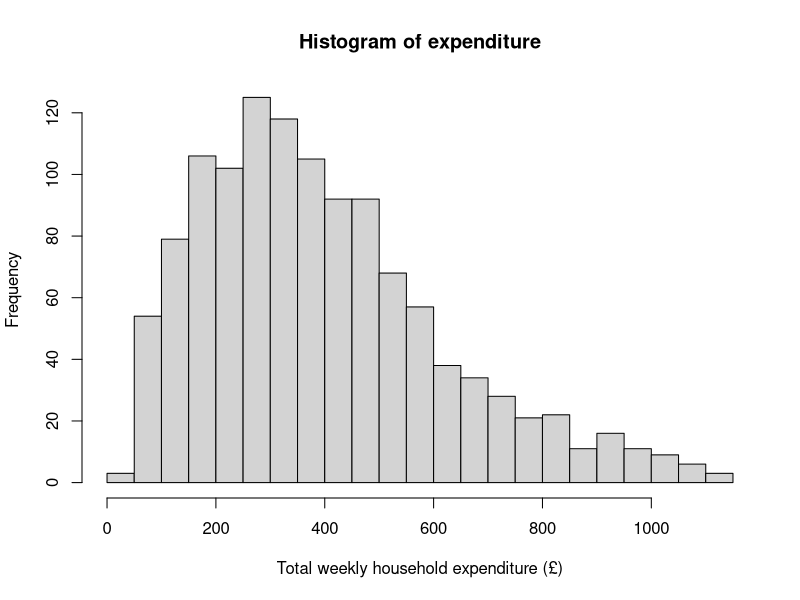
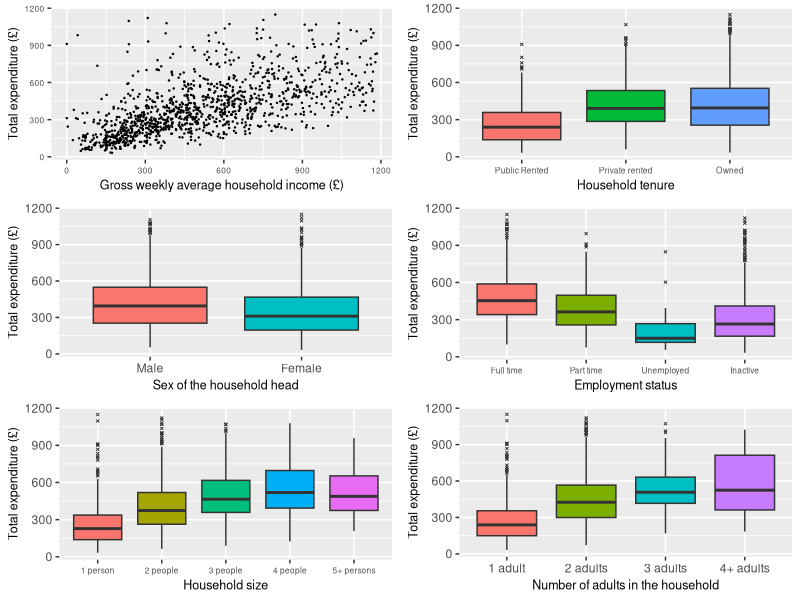
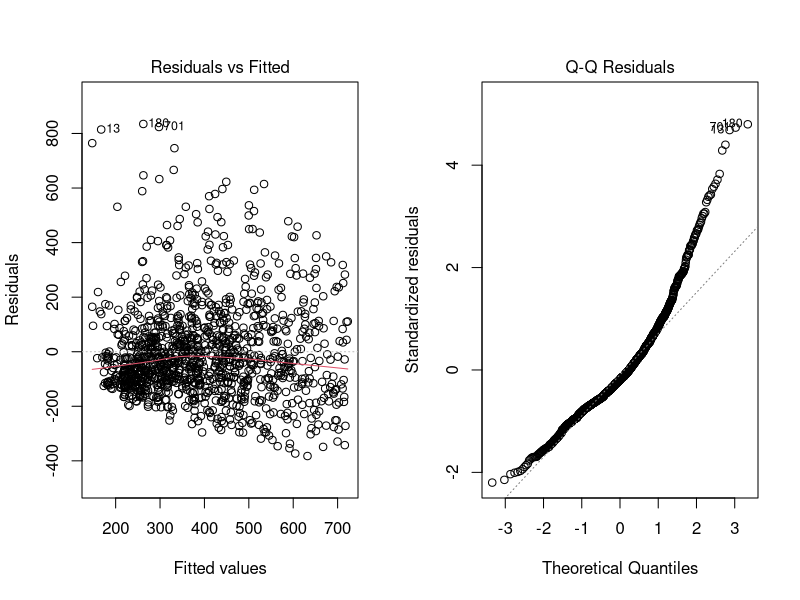
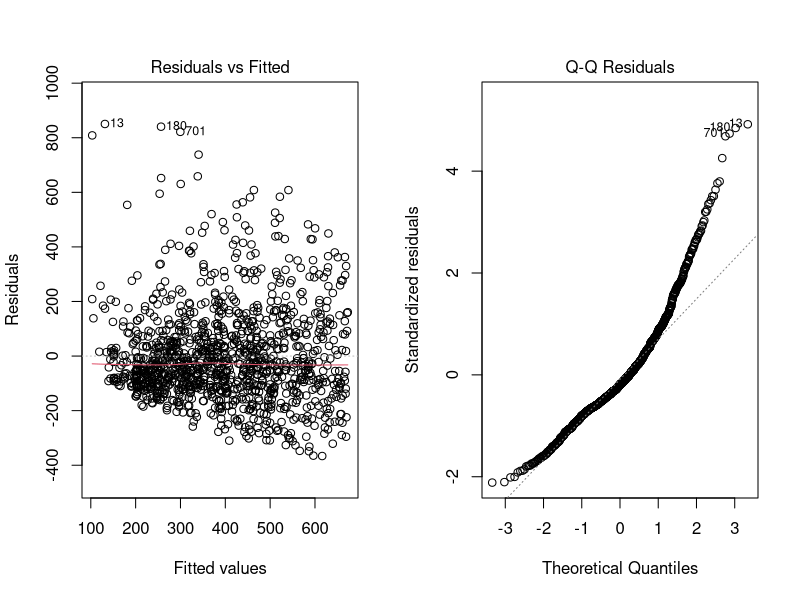
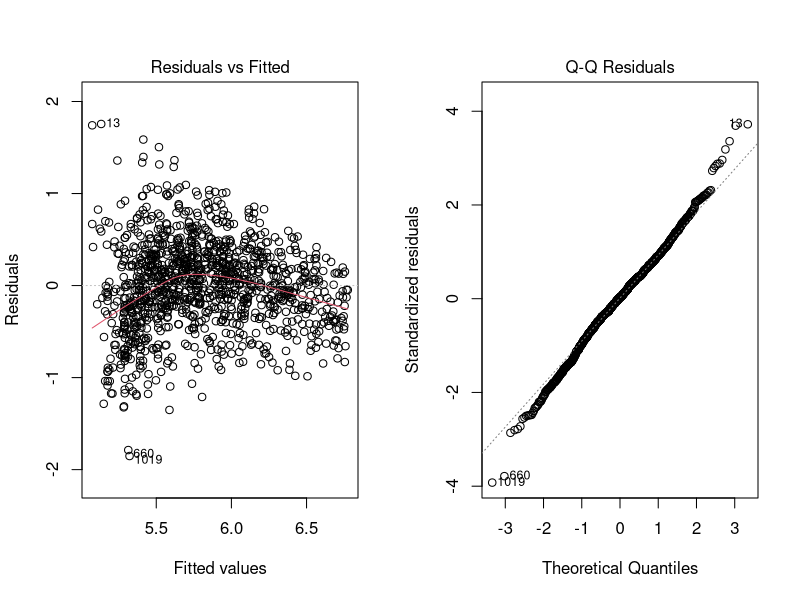
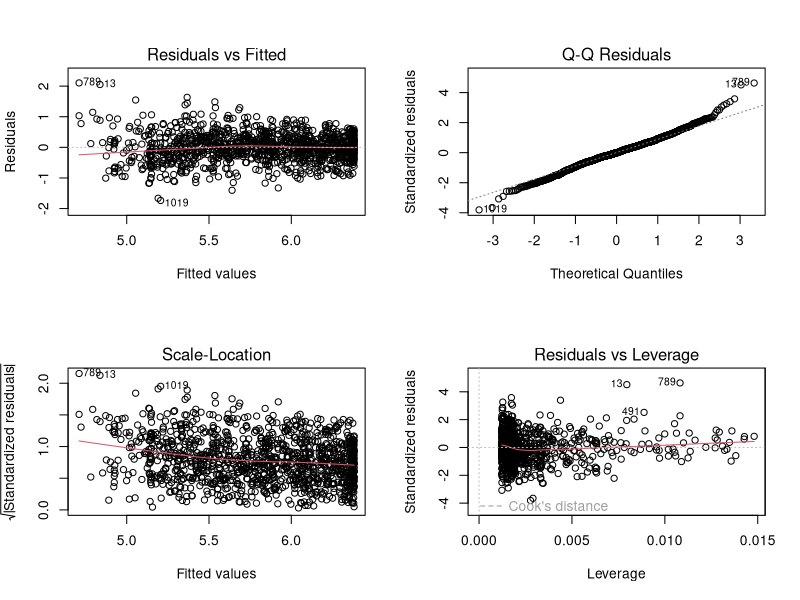
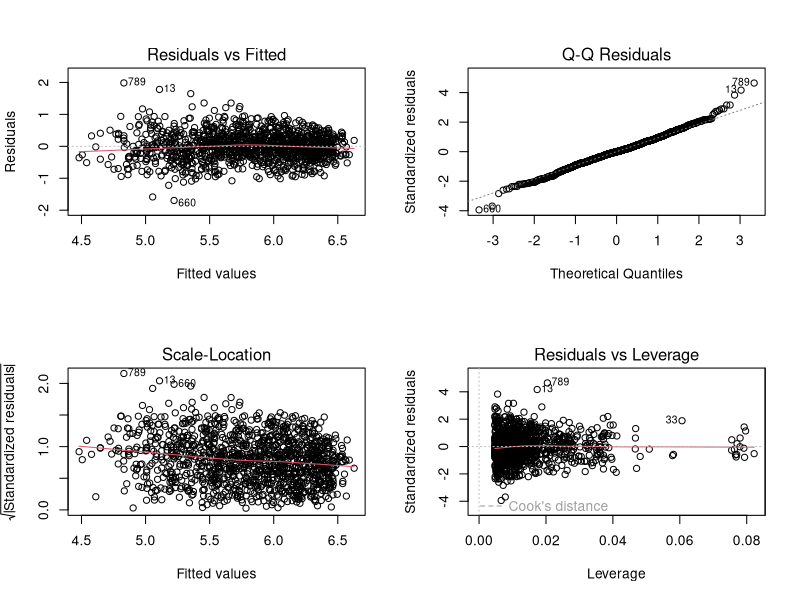
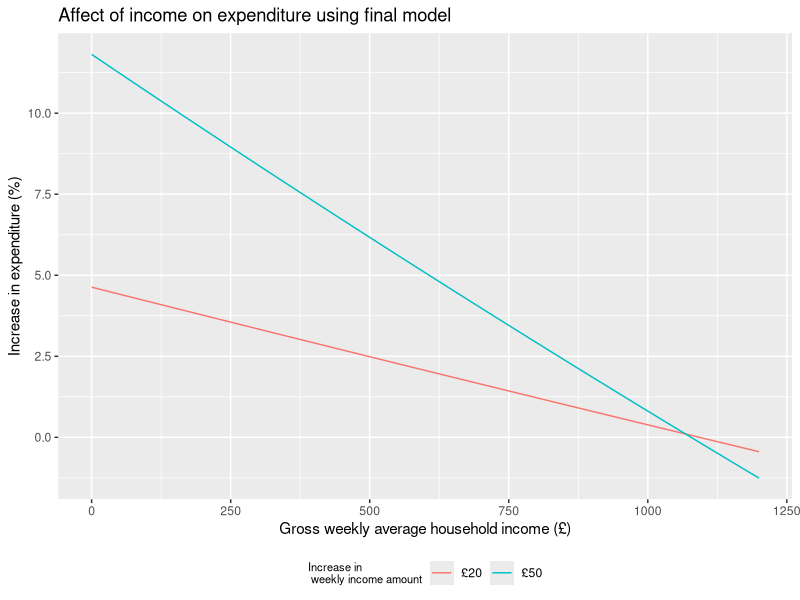

Recreate these plots in R, in order.
## ---- chunk 1
#Initial environment setup
setwd("~/Desktop/GLM/Coursework/GLM-CW")
expend.df <- read.table("expenditure.txt")
library(tidyverse)
library(kableExtra)
library(gridExtra)
library(broom)
library(MASS)
## ---- chunk 2
#Data cleaning

#coding variables as factors
expend.df$house.ten <- factor(expend.df$house.ten,levels=c(1:3),labels=c("Public Rented","Private rented","Owned"))
expend.df$sex.hh <- factor(expend.df$sex.hh,levels=c(1,2),labels=c("Male","Female"))
expend.df$lab.force <- factor(expend.df$lab.force,levels=c(1:4),labels=c("Full time", "Part time","Unemployed","Inactive"))
expend.df$hh.size <- factor(expend.df$hh.size,levels=c(1:5),labels = c("1 person","2 people","3 people","4 people","5+ persons"))
expend.df$hh.adults <- factor(expend.df$hh.adults,levels = c(1:4), labels = c("1 adult","2 adults","3 adults","4+ adults"))

## ---- chunk 3
#Histogram to examine the expenditure
hist(expend.df$expenditure,breaks = 20,
     xlab = "Total weekly household expenditure (£)",
     main = "Histogram of expenditure")
## ---- chunk 4
#calculating mean of expenditure
mean.expend <- mean(expend.df$expenditure)
mean.expend

#finding number of households spending less than the mean
sum(expend.df$expenditure<mean.expend)

#percent of households earning less than the mean
round(sum(expend.df$expenditure<mean.expend)/dim(expend.df)[1],3)
## ---- chunk 5
#Creating the 
#scatter plot to look at relationship between income and expenditure
p1<-ggplot(data=expend.df,aes(x=income,y=expenditure))+
  geom_point(size=0.2)+
  xlab("Gross weekly average household income (£)")+
  ylab("Total expenditure (£)")+
  theme(axis.text=element_text(size=6),
        axis.title=element_text(size=9))

#boxplots
p2<-ggplot(data=expend.df,aes(y=expenditure,x=house.ten,fill=house.ten))+
  geom_boxplot(outlier.size = 0.5,outlier.shape = 4)+
  xlab("Household tenure")+
  ylab("Total expenditure (£)")+
  guides(fill= "none")+
  theme(axis.text.x = element_text(size = 6),
        axis.title=element_text(size=9))

#scale_fill_discrete(name="Household\ntenure")

p3<-ggplot(data=expend.df,aes(y=expenditure,x=sex.hh,fill=sex.hh))+
  geom_boxplot(outlier.size = 0.5,outlier.shape = 4)+
  xlab("Sex of the household head")+
  ylab("Total expenditure (£)")+
  guides(fill= "none")+
  theme(axis.title = element_text(size = 9))
  
p4<-ggplot(data=expend.df,aes(y=expenditure,x=lab.force,fill=lab.force))+
  geom_boxplot(outlier.size = 0.5,outlier.shape = 4)+
  xlab("Employment status")+
  ylab("Total expenditure (£)")+
  guides(fill= "none")+
  theme(axis.text.x = element_text(size = 6),
        axis.title=element_text(size=9))

p5<-ggplot(data=expend.df,aes(y=expenditure,x=hh.size,fill=hh.size))+
  geom_boxplot(outlier.size = 0.5,outlier.shape = 4)+
  xlab("Household size")+
  ylab("Total expenditure (£)")+
  guides(fill= "none")+
  theme(axis.text.x = element_text(size = 6),
        axis.title=element_text(size=9))

p6<-ggplot(data=expend.df,aes(y=expenditure,x=hh.adults,fill=hh.adults))+
  geom_boxplot(outlier.size = 0.5,outlier.shape = 4)+
  xlab("Number of adults in the household")+
  ylab("Total expenditure (£)")+
  guides(fill= "none")+
  theme(axis.title = element_text(size = 9))

grid.arrange(p1,p2,p3,p4,p5,p6,ncol=2,nrow=3)
## ---- chunk 6
#Question 2
#Fitting linear model
lm.income<-lm(expenditure~income,data = expend.df)
#creating table to display results
knitr::kable(as.data.frame(tidy(lm.income)[,1:3]),digits=3,caption = "Estimated coefficients and SE for part 2 model")%>%
  row_spec(0,bold=T)%>%
  kable_styling(position = "center",latex_options = "HOLD_position")
## ---- chunk 7
#Creating diagnostic plots
par(mfrow=c(1,2))
plot(lm.income,1)
plot(lm.income,2)
## ---- chunk 8
#Question 3
#Fitting model
lm.income.sqd <- lm(expenditure~income+I(income^2),data = expend.df)

#Producing table of results
knitr::kable(as.data.frame(tidy(lm.income.sqd)[,1:3]),digits=5,caption = "Estimated coefficients and SE for part 3 model")%>%
  row_spec(0,bold=T)%>%
  kable_styling(position = "center",latex_options = "HOLD_position")
## ---- chunk 9
#Creating diagnostic plots
par(mfrow=c(1,2))
plot(lm.income.sqd,1)
plot(lm.income.sqd,2)
## ---- chunk 10
#Question 4
#Fitting model
lm.log.income<-lm(log(expenditure)~income,data = expend.df)

#Producing table of results
knitr::kable(as.data.frame(tidy(lm.log.income)[,1:3]),digits=5,caption = "Estimated coefficients and SE for part 4 model")%>%
  row_spec(0,bold=T)%>%
  kable_styling(position = "center",latex_options = "HOLD_position")
## ---- chunk 11
#Creating diagnostic plots
par(mfrow=c(1,2))
plot(lm.log.income,1)
plot(lm.log.income,2)
## ---- chunk 12
#Question 4
#Fitting model
lm.log.income.sqd <- lm(log(expenditure)~income+I(income^2),data = expend.df)

#Producing table of results
knitr::kable(as.data.frame(tidy(lm.log.income.sqd)[,1:3]),digits=7,caption = "Estimated coefficients and SE for part 5 model")%>%
  row_spec(0,bold=T)%>%
  kable_styling(position = "center",latex_options = "HOLD_position")
## ---- chunk 13
#Creating diagnostic plots
par(mfrow=c(2,2))
plot(lm.log.income.sqd)
## ---- chunk 14
#Creating dataframe to store measures to compare models by
Model.comparison.data <- data.frame("Model"=c("Part 2","Part 3","Part 4", "Part 5"),
           "AIC"=c(AIC(lm.income),AIC(lm.income.sqd),AIC(lm.log.income),AIC(lm.log.income.sqd)),
           "Adj R squared"=c(glance(lm.income)$adj.r.squared,
                             glance(lm.income.sqd)$adj.r.squared,
                             glance(lm.log.income)$adj.r.squared,
                             glance(lm.log.income.sqd)$adj.r.squared))

knitr::kable(Model.comparison.data,digits=3,caption = "Comparing the AIC and adjusted R squared of models from part 2-5")%>%
  row_spec(0,bold=T)%>%
  kable_styling(position = "center",latex_options = "HOLD_position")
## ---- chunk 15
#finding mean income
mean(expend.df$income)

#calculating percent increase
model.p5.increase <- function(initial,increase){
  #values of regression coefficients
  beta_1 <- 3.117180e-03	
  beta_2 <- -1.453272e-06	

 #Formula to calculate percent increase
 perc.inc <- (exp(beta_1*(initial+increase)+beta_2*(initial+increase)^2)/exp(beta_1*initial+beta_2*initial^2)-1)*100 
 
 return(perc.inc)
}

model.p5.increase(512,20)

#finding when increase in expenditure becomes negative
model.p5.increase(1050,20)
model.p5.increase(1060,20)
model.p5.increase(1070,20)
## ---- chunk 16
#Checking variance inflation factors (generalized as variables include factors)
car::vif(lm(log(expenditure)~income+I(income^2)+hh.size+hh.adults+sex.hh+lab.force+house.ten,data=expend.df))
## ---- chunk 17
#Creating tables for chi-squared test
prop.table(table(expend.df$hh.size,expend.df$hh.adults),2)
## ---- chunk 18
#Producing models to check relationship of number of adults and household size

lm.adult <- lm(log(expenditure)~income+I(income^2)+hh.adults,data = expend.df)
anova(lm.adult)
#adult significant
  
lm.size <- lm(log(expenditure)~income+I(income^2)+hh.size,data = expend.df)
anova(lm.size)
#size significant

lm.adult.size <- lm(log(expenditure)~income+I(income^2)+hh.size+hh.adults,data = expend.df)
anova(lm.adult.size)
#adult no longer significant
## ---- chunk 19
#Testing if interactions are significant
lm.int.income.sex <- lm(log(expenditure)~income*sex.hh+I(income^2),data=expend.df)
anova(lm.int.income.sex)
#Not significant

lm.int.income.lab <- lm(log(expenditure)~income*lab.force+I(income^2),data=expend.df)
anova(lm.int.income.lab)
#Significant

lm.int.income.size <- lm(log(expenditure)~income*hh.size+I(income^2),data=expend.df)
anova(lm.int.income.size)
#Significant

lm.int.income.ten <- lm(log(expenditure)~income*house.ten+I(income^2),data=expend.df)
anova(lm.int.income.ten)
#Significant
## ---- chunk 20
lm.int.sex.size <- lm(log(expenditure)~income+I(income^2)+hh.size*sex.hh+lab.force+house.ten,data=expend.df)
anova(lm.int.sex.size)
#significant

lm.int.sex.labour <- lm(log(expenditure)~income+I(income^2)+hh.size+sex.hh*lab.force+house.ten,data=expend.df)
anova(lm.int.sex.labour)
#not significant

lm.int.sex.tenure <- lm(log(expenditure)~income+I(income^2)+hh.size+sex.hh*house.ten+lab.force,data=expend.df)
anova(lm.int.sex.tenure)
#not significant

lm.int.size.labour <- lm(log(expenditure)~income+I(income^2)+hh.size*lab.force+sex.hh+house.ten,data=expend.df)
anova(lm.int.size.labour)
#not significant

lm.int.size.tenure <- lm(log(expenditure)~income+I(income^2)+hh.size*house.ten+sex.hh+lab.force,data=expend.df)
anova(lm.int.size.tenure)
#not significant

lm.int.labour.tenure <- lm(log(expenditure)~income+I(income^2)+hh.size+sex.hh+lab.force*house.ten,data=expend.df)
anova(lm.int.labour.tenure)
#significant
## ---- chunk 21
#Full model of all variables I want to consider
lm.log.full<-lm(log(expenditure)~income*lab.force+I(income^2)+income*house.ten+
                  income*hh.size+sex.hh*hh.size+lab.force:house.ten,data=expend.df)

AIC(lm.log.full)
#AIC is 1391.914

#Iteratively performing model selection process
drop1(lm.log.full)
#removing lab.force:house.ten will decrease AIC
lm.full.1.deletion <- update(lm.log.full,.~.-lab.force:house.ten)
AIC(lm.full.1.deletion)
#AIC is 1386.878

drop1(lm.full.1.deletion)
#removing any variables increases AIC thus stop iterative process

#comparing with original model
glance(lm.log.income.sqd)$adj.r.squared
glance(lm.full.1.deletion)$adj.r.squared

#AIC has been reduced and adjusted R^2 increased

anova(lm.full.1.deletion)
#All variables left statistically significant except income:house.ten
## ---- chunk 22
#Looking at which exponentiated coefficients are approx 1
data.frame("coefficent"=tidy(lm.full.1.deletion)[,1],exp(tidy(lm.full.1.deletion)[,2]))
## ---- chunk 23
#Producing table of all exponentiated regession coefficients that are approx 1
knitr::kable(data.frame(tidy(lm.full.1.deletion)[14:22,1],exp(tidy(lm.full.1.deletion)[14:22,2])),digits=5,caption="Exponentiated coefficents of explantory variables with negliable effect on expenditure",)%>%
  row_spec(0,bold=T)%>%
  kable_styling(position = "center",latex_options = "HOLD_position", font_size = 7)
## ---- chunk 24
#updating to simpler model
lm.simple.model.1 <- update(lm.full.1.deletion, .~.-income:lab.force-income:hh.size-income:house.ten)

summary(lm.simple.model.1)

drop1(lm.simple.model.1)
#lowest AIC when don't remove any variables

#Therefore this is my final model
lm.final.model <- lm.simple.model.1

AIC(lm.final.model)
# AIC is 1406.732
## ---- chunk 25
#Producing diagnostic plots
par(mfrow=c(2,2))
plot(lm.final.model)
## ---- chunk 26
#Finding more precise value of income squared than table provides
options(digits=10)

#estimate of exp regression coefficient
round(exp(tidy(lm.final.model)$estimate[6]),8)
#0.99999896

#lower and upper of 95% CI
round(exp(tidy(lm.final.model)$estimate[6]-1.96*tidy(lm.final.model)$std.error[6]),8)
#0.99999866
round(exp(tidy(lm.final.model)$estimate[6]+1.96*tidy(lm.final.model)$std.error[6]),8)
#0.99999927
## ---- chunk 27
#Calculating confidence intervals 

lwr <-exp(tidy(lm.final.model)$estimate+c(-1)*qnorm(0.975)*tidy(lm.final.model)$std.error)
upr <- exp(tidy(lm.final.model)$estimate+c(1)*qnorm(0.975)*tidy(lm.final.model)$std.error)

Point.estimates <- round(exp(tidy(lm.final.model)[,2]),4)
p.values <- round(tidy(lm.final.model)[,5],4)


#Producing tables to display result
knitr::kable(data.frame("coefficent"=tidy(lm.final.model)[,1],
                 Point.estimates,
                 "Confidence Interval 95%"=c(paste("(",round(lwr,4),", ",round(upr,4),")")),
                 p.values),digits=4,caption = "Summary of multiplicative effect of variables on expenditure")%>%
  row_spec(0,bold=T)%>%
  kable_styling(full_width=F,latex_options = "HOLD_position",position= "center")

## ---- chunk 28
#Creating table for effect of sex and household size
sum.final.model <- summary(lm.final.model)

#Vector of point estimate of household size
house.size.effect <- c(0,
                       sum.final.model$coefficients[9,1],
                       sum.final.model$coefficients[10,1],
                       sum.final.model$coefficients[11,1],
                       sum.final.model$coefficients[12,1])
#Vector of point estimate of effect of household size and female interaction
house.size.int <- c(0,
                       sum.final.model$coefficients[14,1],
                       sum.final.model$coefficients[15,1],
                       sum.final.model$coefficients[16,1],
                       sum.final.model$coefficients[17,1])
#vecotr of standard error of household size
house.size.effect.std <- c(0,
                       sum.final.model$coefficients[9,2],
                       sum.final.model$coefficients[10,2],
                       sum.final.model$coefficients[11,2],
                       sum.final.model$coefficients[12,2])
#vector of standard error of interation of household size and female
house.size.int.std <- c(0,
                       sum.final.model$coefficients[14,2],
                       sum.final.model$coefficients[15,2],
                       sum.final.model$coefficients[16,2],
                       sum.final.model$coefficients[17,2])
#lower and upper 95% CI bound for household size
house.size.lwr <- house.size.effect-1.96*house.size.effect.std
house.size.upr <- house.size.effect+1.96*house.size.effect.std
#lower and upper 95% CI bound for household and female interaction
house.size.int.lwr <- house.size.int-1.96*house.size.int.std
house.size.int.upr <- house.size.int+1.96*house.size.int.std

#lower and upper CI bound for being female and of household size [i]
female.house.lwr <- house.size.lwr+house.size.int.lwr+(sum.final.model$coefficients[13,1]-1.96*sum.final.model$coefficients[13,2])
female.house.upr <- house.size.upr+house.size.int.upr+(sum.final.model$coefficients[13,1]+1.96*sum.final.model$coefficients[13,2])

#Creating vector of 95% CI for male and female household head with [ith] household size
male.CI <- paste0("(",round(exp(house.size.lwr),3), ", ",round(exp(house.size.upr),3),")")
female.CI <- paste0("(",round(exp(female.house.lwr),3), ", ",round(exp(female.house.upr),3),")")

#creating table of 95% CI calculated
data.frame(t(data.frame("Male head"=male.CI, "Female head"=female.CI)))%>%
  rename("1 Person"="X1",
         "2 Persons"="X2",
         "3 Persons"="X3",
         "4 Persons"="X4",
         "5+ Persons"="X5")%>%
  kable(caption = "95% CI of multiplicative effect on household expenditure of sex of household head and household size compared to a male headed household of 1 person",format = 'pandoc')

#table(expend.df$sex.hh,expend.df$hh.size)
## ---- chunk 29
#calculating percent increase of expenditure from increasing income
model.final.increase <- function(initial,increase){
  #values of regression coefficients
  beta_1 <- 0.002285
  beta_2 <- -0.000001036

 #Formula to calculate percent increase
 perc.inc <- (exp(beta_1*(initial+increase)+beta_2*(initial+increase)^2)/exp(beta_1*initial+beta_2*initial^2)-1)*100 
 
 return(perc.inc)
}

model.final.increase(512,20)
model.final.increase(512,50)

#Finding max value of income in dataset
max(expend.df$income)
#max income is 1184.472 (approx 1200)

#Creating plot to show change in percent of 
beta_1 <- 0.002285
beta_2 <- -0.000001036

x <- seq(from=0,to=1200,by=10)
inc <- 20
expend.inc.20 <- (exp(beta_1*(x+inc)+beta_2*((x+inc)^2))/exp(beta_1*x+beta_2*x^2)-1)*100
inc<-50
expend.inc.50 <- (exp(beta_1*(x+inc)+beta_2*((x+inc)^2))/exp(beta_1*x+beta_2*x^2)-1)*100

income.affect.df <- data.frame("Init.inc"=c(x,x),
                   "Inc.expend"=c(expend.inc.20,expend.inc.50),
                   "Inc.inc"=c(rep("£20",121),rep("£50",121)))%>%
  mutate(Inc.inc=factor(Inc.inc,levels = c("£20","£50"),labels=c("£20","£50")))

## ---- chunk 30
#Plotting affect of income on expenditure

ggplot(aes(Init.inc,Inc.expend,colour=Inc.inc),data=income.affect.df)+
  geom_line()+
  ylab("Increase in expenditure (%)")+
  xlab("Gross weekly average household income (£)")+
  labs(colour = "Increase in\n weekly income amount") +
  ggtitle("Affect of income on expenditure using final model")+
  theme(legend.position="bottom",
        legend.title=element_text(size=8))
